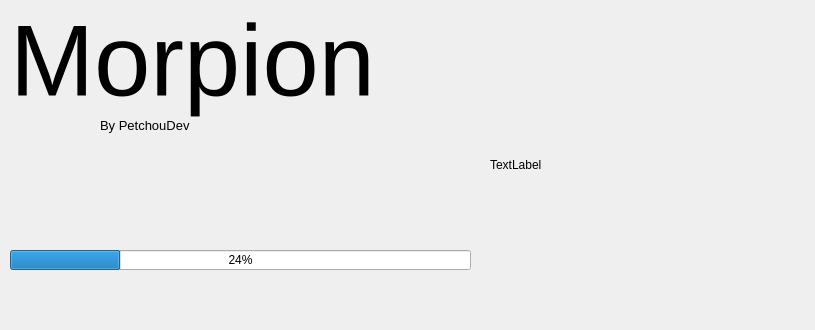
<?xml version="1.0" encoding="UTF-8"?>
<ui version="4.0">
 <class>Form</class>
 <widget class="QWidget" name="Form">
  <property name="geometry">
   <rect>
    <x>0</x>
    <y>0</y>
    <width>815</width>
    <height>330</height>
   </rect>
  </property>
  <property name="windowTitle">
   <string>Morpion by PetchouDev</string>
  </property>
  <property name="styleSheet">
   <string notr="true"/>
  </property>
  <widget class="QLabel" name="label">
   <property name="geometry">
    <rect>
     <x>10</x>
     <y>-10</y>
     <width>471</width>
     <height>141</height>
    </rect>
   </property>
   <property name="font">
    <font>
     <pointsize>76</pointsize>
    </font>
   </property>
   <property name="text">
    <string>Morpion</string>
   </property>
  </widget>
  <widget class="QLabel" name="label_2">
   <property name="geometry">
    <rect>
     <x>100</x>
     <y>110</y>
     <width>141</width>
     <height>31</height>
    </rect>
   </property>
   <property name="font">
    <font>
     <pointsize>10</pointsize>
    </font>
   </property>
   <property name="text">
    <string>By PetchouDev</string>
   </property>
  </widget>
  <widget class="QLabel" name="label_3">
   <property name="geometry">
    <rect>
     <x>490</x>
     <y>0</y>
     <width>330</width>
     <height>330</height>
    </rect>
   </property>
   <property name="text">
    <string>TextLabel</string>
   </property>
  </widget>
  <widget class="QProgressBar" name="progressBar">
   <property name="geometry">
    <rect>
     <x>10</x>
     <y>250</y>
     <width>461</width>
     <height>20</height>
    </rect>
   </property>
   <property name="value">
    <number>24</number>
   </property>
  </widget>
 </widget>
 <resources/>
 <connections/>
</ui>
